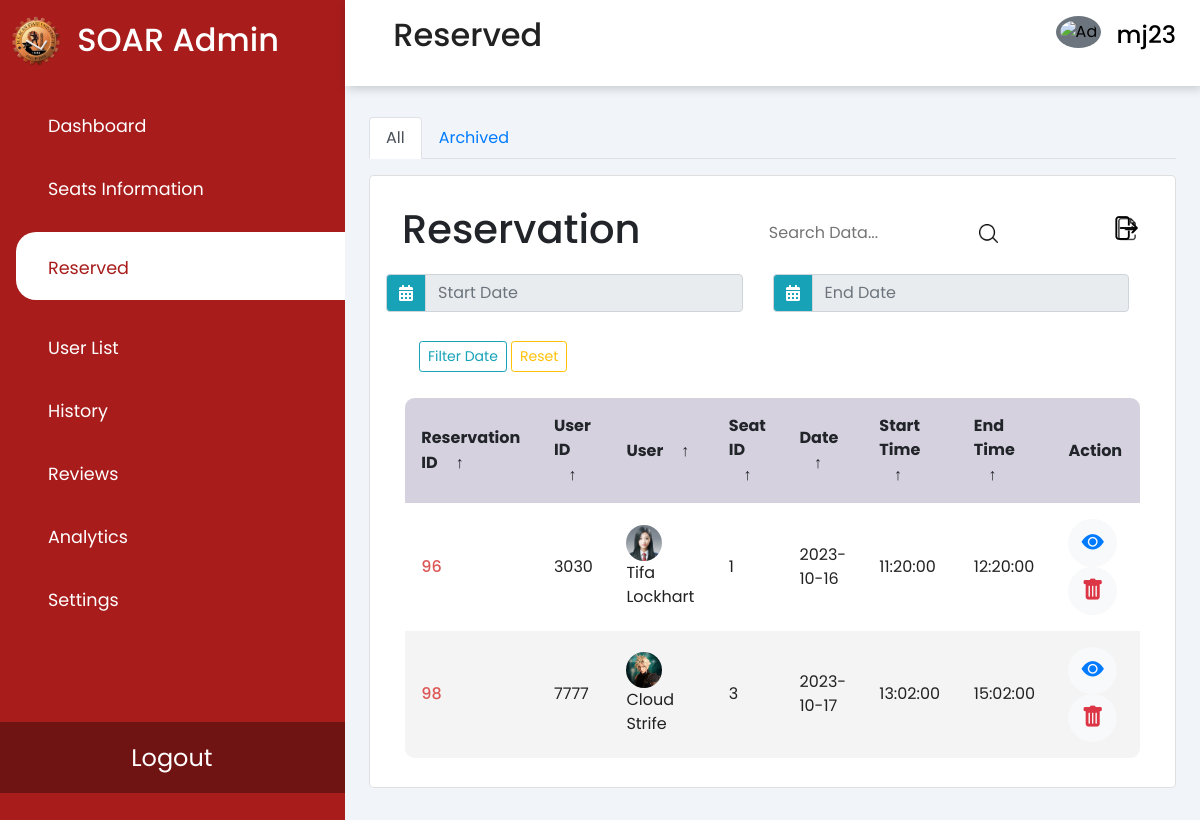
The page /reserved.php (signed in) on the database its author committed.
### tables this page shows
CREATE TABLE `reservation` (
  `reservation_id` int(11) NOT NULL,
  `date` date DEFAULT NULL,
  `start_time` time DEFAULT NULL,
  `end_time` time DEFAULT NULL,
  `user_id` int(11) DEFAULT NULL,
  `seat_id` int(11) DEFAULT NULL,
  `isDone` tinyint(4) NOT NULL,
  `is_archived` tinyint(1) DEFAULT 0
);

CREATE TABLE `users` (
  `user_id` int(11) NOT NULL,
  `rfid_no` varchar(50) DEFAULT NULL,
  `first_name` varchar(255) DEFAULT NULL,
  `last_name` varchar(255) DEFAULT NULL,
  `account_id` int(11) DEFAULT NULL,
  `course_code` varchar(50) DEFAULT NULL,
  `yearsec_id` int(11) DEFAULT NULL,
  `age` int(11) DEFAULT NULL,
  `contact_number` varchar(20) DEFAULT NULL,
  `is_archived` tinyint(1) DEFAULT 0
);

CREATE TABLE `account` (
  `account_id` int(11) NOT NULL,
  `username` varchar(255) DEFAULT NULL,
  `password` varchar(255) DEFAULT NULL,
  `email` varchar(255) DEFAULT NULL,
  `picture` varchar(255) DEFAULT NULL,
  `account_type` varchar(255) DEFAULT NULL,
  `reservation_count` int(11) DEFAULT 0
);

### reserved.php (the view, shortened to what this page needs)
<?php
require 'assets/php/connect.php';
$sql = "SELECT r.reservation_id, r.user_id, r.date, r.start_time, r.end_time, a.username, u.user_id, r.seat_id, u.first_name, u.last_name, u.rfid_no, u.contact_number, u.course_code, a.email, a.picture
        FROM reservation AS r
        INNER JOIN account AS a ON r.user_id = a.username
        INNER JOIN users AS u ON r.user_id = u.user_id
        WHERE r.is_archived = 0";
$result = $conn->query($sql);
?>
<!DOCTYPE HTML>
<html>
<head>
    <link rel="stylesheet" href="https://cdn.jsdelivr.net/npm/bootstrap@4.6.2/dist/css/bootstrap.min.css"
>
    <link rel="stylesheet" type="text/css" href="assets/css/reserved.css" />
    <link rel="stylesheet" type="text/css" href="assets/css/user-list.css" />
    <link rel="stylesheet" type="text/css" href="//cdn.datatables.net/1.13.4/css/jquery.dataTables.min.css" />
    <link rel="stylesheet" href="//code.jquery.com/ui/1.12.1/themes/base/jquery-ui.css">
    <link rel="stylesheet"
        href="https://maxst.icons8.com/vue-static/landings/line-awesome/line-awesome/1.3.0/css/line-awesome.min.css">
    <link rel="stylesheet" href="https://cdn.jsdelivr.net/npm/bootstrap-icons@1.11.1/font/bootstrap-icons.css">
</head>
<body>
    <div class="sidebar">
        <div class="sidebar-brand">
            <img src="assets/img/bulsu logo.png" alt="bulsu logo" class="logo">
            <h2> <span>SOAR Admin</span></h2>
        </div>
        <div class="sidebar-menu" id="tabButton">
            <ul>
                <li class="tabs"> <a href="admin.php" data-tabName="dashboard" id="tabButtons"><span
                            class="las la-th-large"></span>
                        <span>Dashboard</span></a>
                </li>
                <li class="tabs"> <a href="seats-info.php"><span class="las la-check"></span>
                        <span>Seats Information</span></a>
                </li>
                <li class="tabs"> <a href="reserved.php" class="active"><span class="las la-clock"></span>
                        <span>Reserved</span></a>
                </li>
                <li class="tabs"> <a href="user-list.php"><span class="las la-user-friends"></span>
                        <span>User List</span></a>
                </li>
                <li class="tabs"> <a href="history.php"><span class="las la-history"></span>
                        <span>History</span></a>
                </li>
                <li class="tabs"> <a href="adminReviews.php"><span class="las la-star"></span>
                        <span>Reviews</span></a>
                </li>
                <li class="tabs"> <a href="analytics.php"><span class="las la-chart-bar"></span>
                        <span>Analytics</span></a>
                </li>
                <li class="tabs"> <a href="settings.php"><span class="las la-cog"></span>
                        <span>Settings</span></a>
                </li>
                <li class="logout"> <a href="toLogout.php">
                        <span>Logout</span></a>
                </li>
            </ul>
        </div>
    </div>
    <div class="header">
        <header>
            <h2>
                <label for="nav-toggle">
                    <div class="toggle">
                        <span class="la la-bars"></span>
                    </div>
                </label>
                Reserved
            </h2>
            <div class="dropdown">
                <button class="dropdown-toggle" class="btn btn-secondary dropdown-toggle" type="button"
                    id="dropdownMenuButton" data-toggle="dropdown" aria-haspopup="true" aria-expanded="true">
                    <div class="user-wrapper">
                        <img src="<?php if ($_SESSION['gender'] == "Male") {
                            echo "https://cdn-icons-png.flaticon.com/512/2552/2552801.png";
                        } elseif ($_SESSION['gender'] == "Female") {
                            echo "https://cdn-icons-png.flaticon.com/512/206/206864.png";
                        } ?>" alt="Admin" class="rounded-circle p-1 bg-secondary" width="45">
                        <div id="user_admin">
                            <h4>
                                <?php echo $_SESSION["username"]; ?>
                            </h4>
                        </div>
                    </div>
                </button>
            </div>
        </header>
    </div>
    <div class="main-content">
        <main>
            <ul class="nav nav-tabs" id="myTabs" role="tablist">
                <li class="nav-item">
                    <a class="nav-link active" id="table-tab" data-toggle="tab" href="#table-content" role="tab"
                        aria-controls="table-content" aria-selected="true">All</a>
                </li>
                <li class="nav-item">
                    <a class="nav-link" id="archive-tab" data-toggle="tab" href="#archive-content" role="tab"
                        aria-controls="archive-content" aria-selected="false">Archived</a>
                </li>
            </ul>
            <div class="tab-content" id="myTabsContent">
                <div class="tab-pane fade show active" id="table-content" role="tabpanel" aria-labelledby="table-tab">
                    <div class="recent-grid">
                        <div class="history">
                            <div class="card">
                                <div class="card-body">
                                    <div class="table-responsive">
                                        <section class="table__header">
                                            <h1>Reservation</h1>
                                            <div class="input-group">
                                                <input type="search" placeholder="Search Data...">
                                                <div class="search-icon">
                                                    <img src="assets/img/search.png" alt="Search">
                                                </div>
                                            </div>
                                            <div class="export__file">
                                                <label for="export-file" class="export__file-btn" title="Export File">
                                                    <img src="assets/img/export1.png" alt="Export" class="export_ic">
                                                </label>
                                            </div>
                                        </section>
                                        <div class="row">
                                            <div class="col-md-6">
                                                <div class="input-group mb-3">
                                                    <div class="input-group-prepend">
                                                        <span class="input-group-text bg-info text-white"
                                                            id="basic-addon1"><i class="fas fa-calendar-alt"></i></span>
                                                    </div>
                                                    <input type="text" class="form-control" id="start_date"
                                                        placeholder="Start Date" readonly>
                                                </div>
                                            </div>
                                            <div class="col-md-6">
                                                <div class="input-group mb-3">
                                                    <div class="input-group-prepend">
                                                        <span class="input-group-text bg-info text-white"
                                                            id="basic-addon1"><i class="fas fa-calendar-alt"></i></span>
                                                    </div>
                                                    <input type="text" class="form-control" id="end_date"
                                                        placeholder="End Date" readonly>
                                                </div>
                                            </div>
                                            <div class="ml-5">
                                                <button id="filterAll" class="btn btn-outline-info btn-sm">Filter
                                                    Date</button>
                                                <button id="reset"
                                                    class="btn btn-outline-warning btn-sm ">Reset</button>
                                            </div>
                                        </div>
                                        <section class="table__body">
                                            <table id="customers_table">
                                                <thead>
                                                    <tr>
                                                        <th id="all-reservation-id"> Reservation ID <span
                                                                class="icon-arrow">&UpArrow;</span></th>
                                                        <th> User ID <span class="icon-arrow">&UpArrow;</span></th>
                                                        <th> User <span class="icon-arrow">&UpArrow;</span></th>
                                                        <th> Seat ID <span class="icon-arrow">&UpArrow;</span></th>
                                                        <th> Date <span class="icon-arrow">&UpArrow;</span></th>
                                                        <th> Start Time <span class="icon-arrow">&UpArrow;</span></th>
                                                        <th> End Time <span class="icon-arrow">&UpArrow;</span></th>
                                                        <th> Action </th>
                                                    </tr>
                                                </thead>
                                                <?php
                                                if ($result->num_rows > 0) {
                                                    while ($row = $result->fetch_assoc()) {
                                                        ?>
                                                        <tr id="reservation_row_<?php echo $row['reservation_id']; ?>">
                                                            <td class="studno">
                                                                <?php echo $row['reservation_id']; ?>
                                                            </td>
                                                            <td>
                                                                <?php echo $row['user_id']; ?>
                                                            </td>
                                                            <td>
                                                                <img src="<?php echo $row['picture']; ?>" alt="">
                                                                <?php echo $row['first_name']; ?>
                                                                <?php echo $row['last_name']; ?>
                                                            </td>
                                                            <td>
                                                                <?php echo $row['seat_id']; ?>
                                                            </td>
                                                            <td>
                                                                <?php echo $row['date']; ?>
                                                            </td>
                                                            <td>
                                                                <?php echo $row['start_time']; ?>
                                                            </td>
                                                            <td>
                                                                <?php echo $row['end_time']; ?>
                                                            </td>
                                                            <td>
                                                                <button type="button"
                                                                    class="btn btn-light btn-rounded btn-icon view_reservation"
                                                                    data-toggle="modal" data-target="#staticBackdrop"
                                                                    data-userid="<?php echo $row['user_id']; ?>"
                                                                    data-date="<?php echo $row['date']; ?>"
                                                                    data-starttime="<?php echo $row['start_time']; ?>"
                                                                    data-endtime="<?php echo $row['end_time']; ?>"
                                                                    data-firstname="<?php echo $row['first_name']; ?>"
                                                                    data-lastname="<?php echo $row['last_name']; ?>"
                                                                    data-picture="<?php echo $row['picture']; ?>"
                                                                    data-email="<?php echo $row['email']; ?> "
                                                                    data-rfidno="<?php echo $row['rfid_no']; ?> "
                                                                    data-course="<?php echo $row['course_code']; ?> "
                                                                    data-contactno="<?php echo $row['contact_number']; ?> "
                                                                    data-seatid="<?php echo $row['seat_id']; ?> ">
                                                                    <i class="bi bi-eye-fill text-primary"
                                                                        style="font-size: 1.4em;"></i>
                                                                </button>
                                                                <button type="button"
                                                                    class="btn btn-light btn-rounded btn-icon archive_btn"
                                                                    data-reservation-id="<?php echo $row['reservation_id']; ?>">
                                                                    <i class="bi bi-trash-fill text-danger"
                                                                        style="font-size: 1.4em;"></i>
                                                                </button>
                                                            </td>
                                                        </tr>
                                                        <?php
                                                    }
                                                } else {
                                                    echo "<tr><td colspan='7'>No history found.</td></tr>";
                                                }
                                                ?>
                                            </table>
                                        </section>
                                    </div>
                                </div>
                            </div>
                        </div>
                    </div>
                </div>
            </div>
        </main>
    </div>
</body>
</html>

### rows shown on the page
reservation: reservation_id "96", user.user_id "3030", account.picture (picture), user.first_name "Tifa", user.last_name "Lockhart", seat "1", date "2023-10-16", start_time "11:20:00", end_time "12:20:00"
reservation: reservation_id "98", user.user_id "7777", account.picture (picture), user.first_name "Cloud", user.last_name "Strife", seat "3", date "2023-10-17", start_time "13:02:00", end_time "15:02:00"

### other values the page prints
$_SESSION["username"] "mj23"
